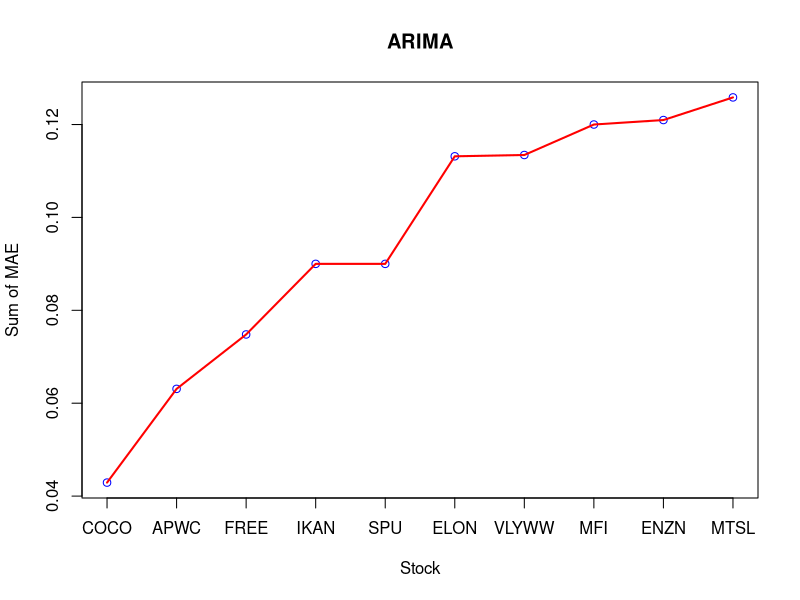

Source code (R):




lm = matrix(NA,1,10)
lm_stock = c()

lm_stock[1] = "GRVY"
lm_stock[2] = "ELON"
lm_stock[3] = "SMSI"
lm_stock[4] = "PCTI"
lm_stock[5] = "BYFC"
lm_stock[6] = "LFVN"
lm_stock[7] = "TAIY"
lm_stock[8] = "STB"
lm_stock[9] = "STLY"
lm_stock[10] = "BLRX"



lm[1,1] = 0.1130815
lm[1,2] = 0.1708333
lm[1,3] = 0.2753055
lm[1,4] = 0.3298646
lm[1,5] = 0.3330336
lm[1,6] = 0.3604605
lm[1,7] = 0.3694651
lm[1,8] = 0.3798104
lm[1,9] = 0.3906403
lm[1,10] = 0.4163314
  


#plot(lm[1,1:10], xaxt = "n" , col = "blue", xlab = "Stock", ylab = "Sum of MAE", main = "Linear-Regression")
#lines(lm[1,1:10], lw = 2, col = "red")
#axis(1, at=1:10, labels=lm_stock[1:10])








hw = matrix(NA,1,10)
hw_stock = c()

hw_stock[1] = "EDS"
hw_stock[2] = "VLYWW"
hw_stock[3] = "IKAN"
hw_stock[4] = "JOEZ"
hw_stock[5] = "APWC"
hw_stock[6] = "MTSL"
hw_stock[7] = "COCO"
hw_stock[8] = "HNSN"
hw_stock[9] = "TINY"
hw_stock[10] = "IBCA"



hw[1,1] = 0.06022709
hw[1,2] = 0.09000000
hw[1,3] = 0.09451631
hw[1,4] = 0.09452480
hw[1,5] = 0.09639256
hw[1,6] = 0.11008672
hw[1,7] = 0.11565898
hw[1,8] = 0.12703413
hw[1,9] = 0.13458633
hw[1,10] = 0.13481835



#plot(hw[1,1:10], xaxt = "n" , col = "blue", xlab = "Stock", ylab = "Sum of MAE", main = "Holt-Winters")
#lines(hw[1,1:10], lw = 2, col = "red")
#axis(1, at=1:10, labels=hw_stock[1:10])










arima = matrix(NA,1,10)
arima_stock = c()

arima_stock[1] = "COCO"
arima_stock[2] = "APWC"
arima_stock[3] = "FREE"
arima_stock[4] = "IKAN"
arima_stock[5] = "SPU"
arima_stock[6] = "ELON"
arima_stock[7] = "VLYWW"
arima_stock[8] = "MFI"
arima_stock[9] = "ENZN"
arima_stock[10] = "MTSL"



arima[1,1] = 0.04291029
arima[1,2] = 0.06308866
arima[1,3] = 0.07480337
arima[1,4] = 0.09000000
arima[1,5] = 0.09000000
arima[1,6] = 0.11315610
arima[1,7] = 0.11343679
arima[1,8] = 0.12000000
arima[1,9] = 0.12096462
arima[1,10] = 0.12583623



plot(arima[1,1:10], xaxt = "n" , col = "blue", xlab = "Stock", ylab = "Sum of MAE", main = "ARIMA")
lines(arima[1,1:10], lw = 2, col = "red")
axis(1, at=1:10, labels=arima_stock[1:10])
